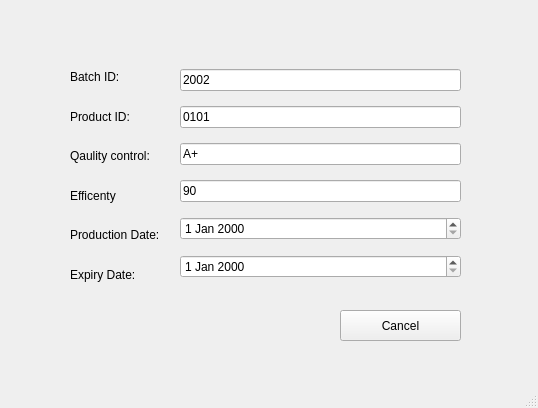
<?xml version="1.0" encoding="UTF-8"?>
<ui version="4.0">
 <class>MainWindow</class>
 <widget class="QMainWindow" name="MainWindow">
  <property name="geometry">
   <rect>
    <x>0</x>
    <y>0</y>
    <width>538</width>
    <height>408</height>
   </rect>
  </property>
  <property name="windowTitle">
   <string>MainWindow</string>
  </property>
  <widget class="QWidget" name="centralwidget">
   <widget class="QWidget" name="layoutWidget">
    <property name="geometry">
     <rect>
      <x>180</x>
      <y>60</y>
      <width>281</width>
      <height>231</height>
     </rect>
    </property>
    <layout class="QVBoxLayout" name="verticalLayout">
     <item>
      <widget class="QLineEdit" name="titleLineedit">
       <property name="text">
        <string>2002</string>
       </property>
      </widget>
     </item>
     <item>
      <widget class="QLineEdit" name="titleLineedit_2">
       <property name="text">
        <string>0101</string>
       </property>
      </widget>
     </item>
     <item>
      <widget class="QLineEdit" name="lineEdit">
       <property name="text">
        <string>A+</string>
       </property>
      </widget>
     </item>
     <item>
      <widget class="QLineEdit" name="lineEdit_2">
       <property name="text">
        <string>90</string>
       </property>
      </widget>
     </item>
     <item>
      <widget class="QDateEdit" name="dateEdit"/>
     </item>
     <item>
      <widget class="QDateEdit" name="dateEdit_2"/>
     </item>
    </layout>
   </widget>
   <widget class="QWidget" name="layoutWidget">
    <property name="geometry">
     <rect>
      <x>70</x>
      <y>60</y>
      <width>97</width>
      <height>231</height>
     </rect>
    </property>
    <layout class="QVBoxLayout" name="verticalLayout_2">
     <item>
      <widget class="QLabel" name="label">
       <property name="text">
        <string>Batch ID:</string>
       </property>
      </widget>
     </item>
     <item>
      <widget class="QLabel" name="label_2">
       <property name="text">
        <string>Product ID:</string>
       </property>
      </widget>
     </item>
     <item>
      <widget class="QLabel" name="label_4">
       <property name="text">
        <string>Qaulity control:</string>
       </property>
       <property name="alignment">
        <set>Qt::AlignLeading|Qt::AlignLeft|Qt::AlignVCenter</set>
       </property>
      </widget>
     </item>
     <item>
      <widget class="QLabel" name="label_5">
       <property name="text">
        <string>Efficenty</string>
       </property>
      </widget>
     </item>
     <item>
      <widget class="QLabel" name="label_3">
       <property name="text">
        <string>Production Date:</string>
       </property>
      </widget>
     </item>
     <item>
      <widget class="QLabel" name="label_6">
       <property name="text">
        <string>Expiry Date:</string>
       </property>
      </widget>
     </item>
    </layout>
   </widget>
   <widget class="QPushButton" name="viewButton_5">
    <property name="geometry">
     <rect>
      <x>340</x>
      <y>310</y>
      <width>121</width>
      <height>31</height>
     </rect>
    </property>
    <property name="text">
     <string>Cancel</string>
    </property>
   </widget>
  </widget>
  <widget class="QMenuBar" name="menubar">
   <property name="geometry">
    <rect>
     <x>0</x>
     <y>0</y>
     <width>538</width>
     <height>26</height>
    </rect>
   </property>
  </widget>
  <widget class="QStatusBar" name="statusbar"/>
 </widget>
 <resources/>
 <connections/>
</ui>
